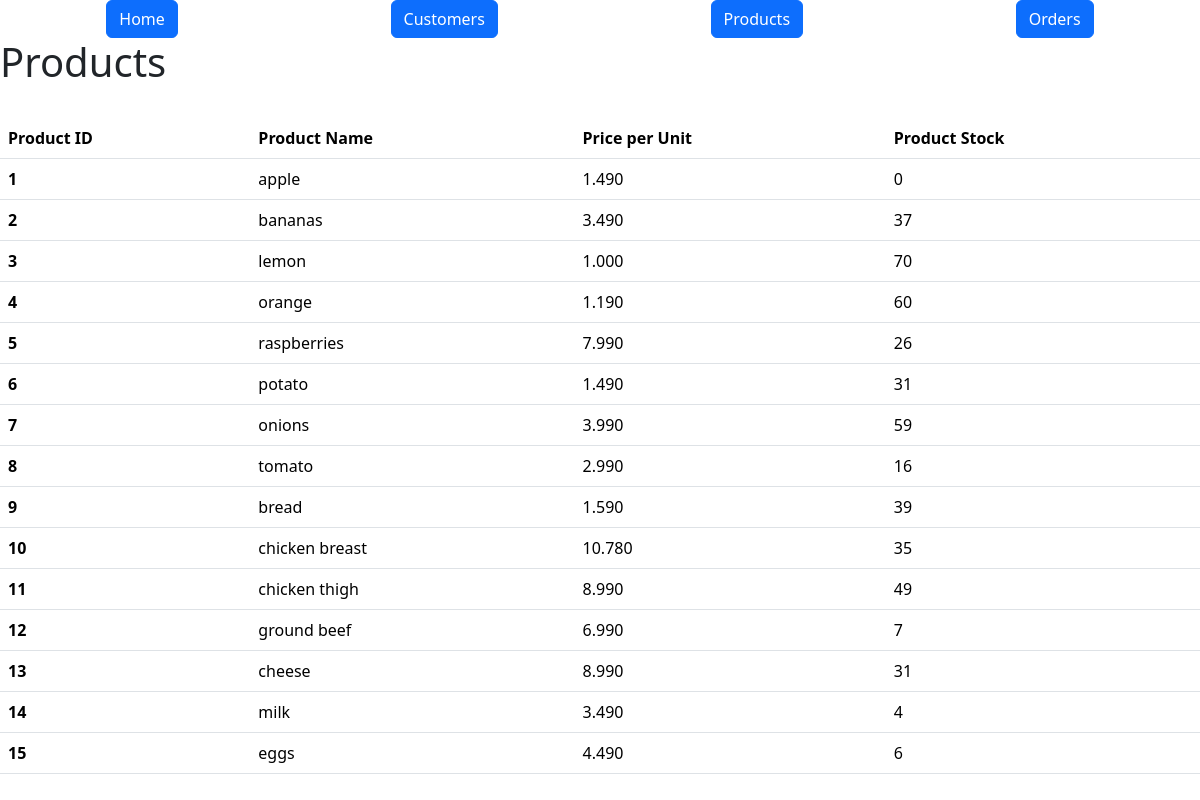
/products, run on an earlier commit of the app's database.
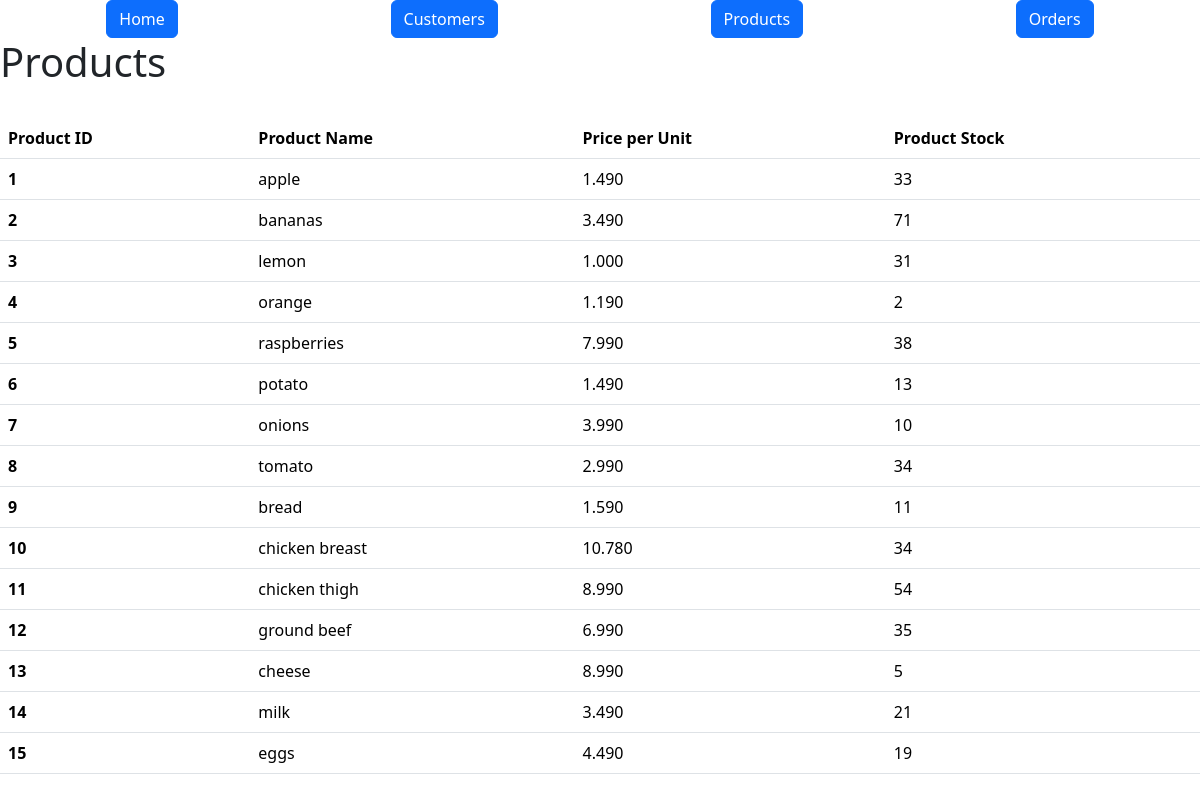
And on a later commit of the database.
### models.py (models this page shows)
class Products(db.Model):
    id = mapped_column(Integer, primary_key=True)
    name = mapped_column(String(200), nullable=False)
    price = mapped_column(DECIMAL(10, 3), nullable=False)
    available = mapped_column(Integer, default=0)
    orders = relationship("ProductOrder")

### routes/html_bp.py (the view)
@htmls_bp.route("/products")
def products_info():
    statement = db.select(Products)
    records = db.session.execute(statement)
    results = records.scalars()
    return render_template("products.html", products=results)

### templates/products.html
{% extends "base.html" %} {% block content %}
<h1>Products</h1>
<br />
<table class="table table-hover">
  <thead>
    <tr>
      <th scope="col">Product ID</th>
      <th scope="col">Product Name</th>
      <th scope="col">Price per Unit</th>
      <th scope="col">Product Stock</th>
    </tr>
  </thead>
  <tbody>
    {% for product in products %}
    <tr>
      <th scope="row">{{ product.id }}</th>
      <td>{{ product.name }}</td>
      <td>{{ product.price }}</td>
      <td>{{ product.available }}</td>
    </tr>
    {% endfor %}
  </tbody>
</table>
{% endblock %}

### templates/base.html (shortened to what this page needs)
<!doctype html>
<html lang="en">
    <head>
        <link href="https://cdn.jsdelivr.net/npm/bootstrap@5.3.3/dist/css/bootstrap.min.css" rel="stylesheet">
    </head>
    <body>
        <nav class="d-flex justify-content-around">
            <a class="btn btn-primary" href='{{url_for("html.home")}}'>Home</a>
            <a class="btn btn-primary" href='{{url_for("html.customers_info")}}'>Customers</a>
            <a class="btn btn-primary" href='{{url_for("html.products_info")}}'>Products</a>
            <a class="btn btn-primary" href='{{url_for("html.orders")}}'>Orders</a>
        </nav>
        {% block content %}
        {% endblock %}
    </body>
    </html>

What changed in the data, as far as the page shows it:
changed Products "apple": available "0" → "33"
changed Products "bananas": available "37" → "71"
changed Products "lemon": available "70" → "31"
changed Products "orange": available "60" → "2"
changed Products "raspberries": available "26" → "38"
changed Products "potato": available "31" → "13"
changed Products "onions": available "59" → "10"
changed Products "tomato": available "16" → "34"
changed Products "bread": available "39" → "11"
changed Products "chicken breast": available "35" → "34"
changed Products "chicken thigh": available "49" → "54"
changed Products "ground beef": available "7" → "35"
changed Products "cheese": available "31" → "5"
changed Products "milk": available "4" → "21"
changed Products "eggs": available "6" → "19"
